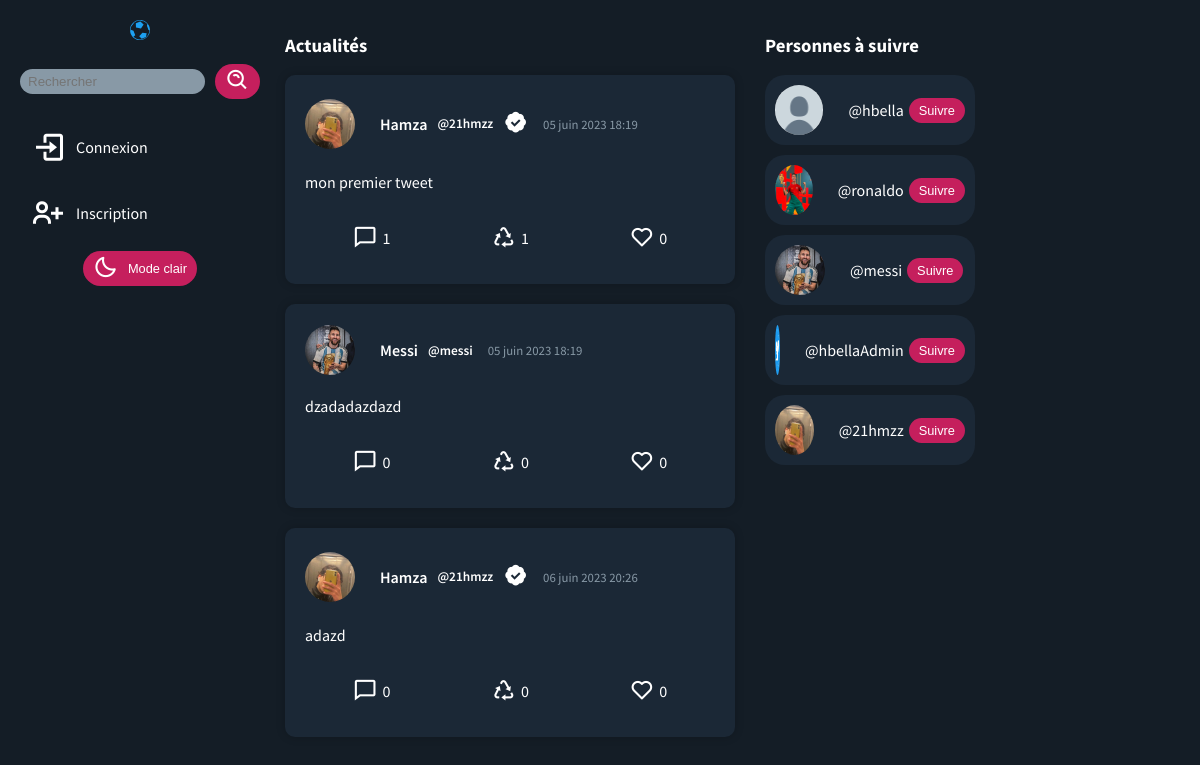
/, run on an earlier commit of the app's database.
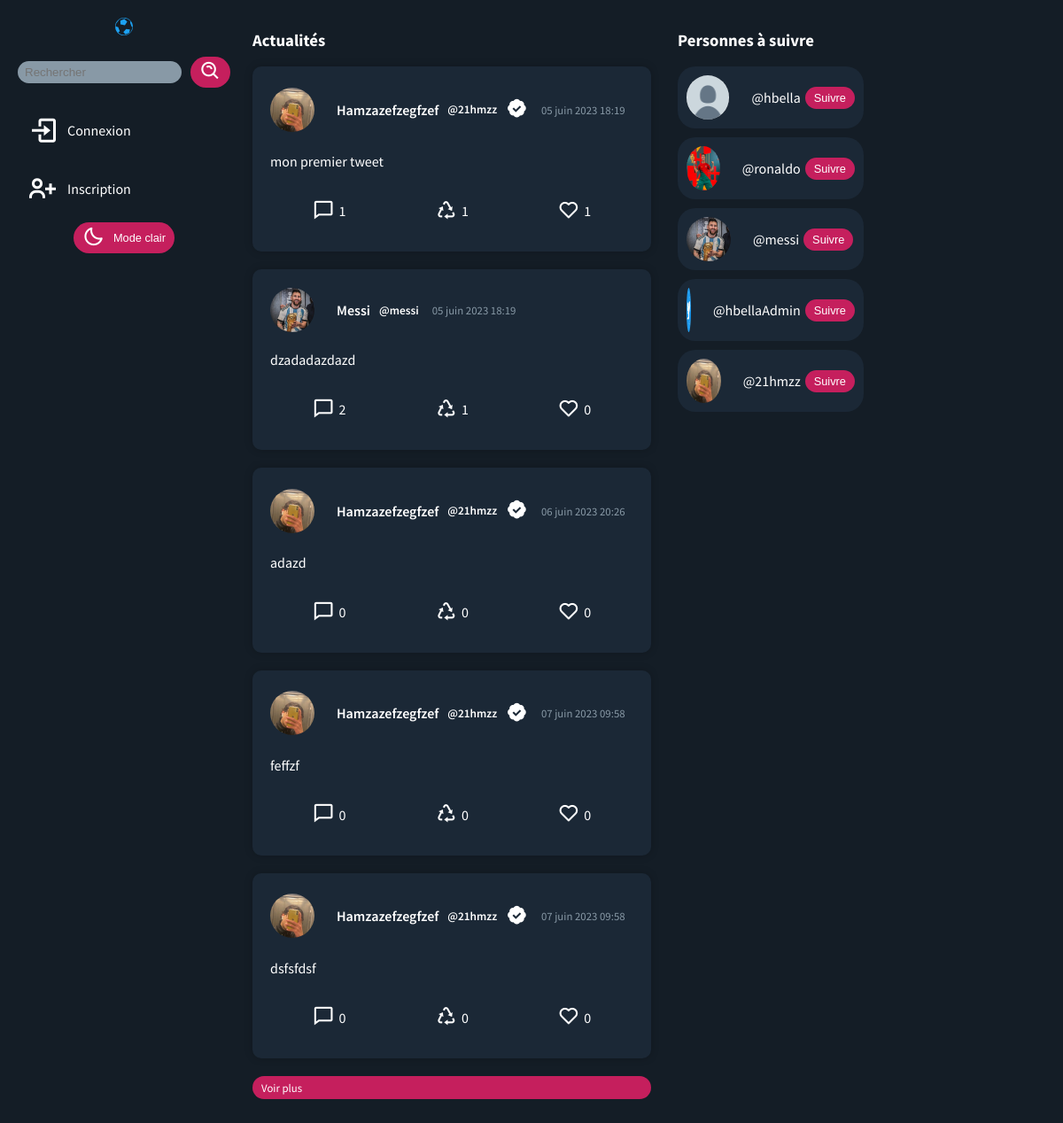
And on a later commit of the database.
### erttiwtFront/models.py (models this page shows, shortened)
class Twitt(models.Model):
    idTwitt = models.AutoField(primary_key=True)
    twitt = models.TextField(max_length=280,verbose_name="Quoi de neuf ?", help_text="280 caractères maximum")
    date = models.DateTimeField(auto_now_add=True)
    user = models.CharField(max_length=50)
    likes = models.IntegerField(default=0)
    retwitts = models.IntegerField(default=0)

### erttiwtFront/views.py (the view)
# urls.py: path('', views.index),
def index(request):
    color_theme = request.COOKIES.get('mode')
    if color_theme == None:
        color_theme = 'dark'
    commentsForm = CommentsForm()
    commentaires = Commentaire.objects.all()
    Twitts =  Twitt.objects.all()
    all_users = User.objects.exclude(id=request.user.id)
    for user in all_users:
        if userProfilPictures.objects.filter(user=user.id).exists():
            user.picture = userProfilPictures.objects.get(user=user.id).profilPicture
        if Abonnements.objects.filter(user=request.user.id,abonnement=user.id).exists():
            user.follow = True
        else:
            user.follow = False
    page = request.GET.get('page', 1)
    paginator = Paginator(all_users, 5)
    all_users = paginator.get_page(page)
    paginator = Paginator(Twitts, 5)
    current_user = request.user.id
    if userProfilPictures.objects.filter(user=current_user).exists():
        current_picture = userProfilPictures.objects.get(user=current_user)
    else:
        current_picture =  None
    user_follow = Abonnements.objects.filter(user=current_user)
    user_follower = Abonnements.objects.filter(abonnement=current_user)
    try:
        Twitts = paginator.page(page)
    except PageNotAnInteger:
        Twitts = paginator.page(1)
    except EmptyPage:
        Twitts = paginator.page(paginator.num_pages)
    twittForm = TwittForm()
    for twitt in Twitts:
        twitt.commentaires = Commentaire.objects.filter(twitt=twitt.idTwitt)
        for comment in twitt.commentaires:
            comment.username = User.objects.get(id=comment.user).username
            comment.first_name = User.objects.get(id=comment.user).first_name
            if userProfilPictures.objects.filter(user=comment.user).exists():
                comment.picture = userProfilPictures.objects.get(user=comment.user).profilPicture
        twitt.is_verified = User.objects.get(id=twitt.user).is_staff
        if userProfilPictures.objects.filter(user=twitt.user).exists():
            twitt.picture = userProfilPictures.objects.get(user=twitt.user).profilPicture
        if request.user.is_authenticated:
            if TweetLike.objects.filter(user=request.user,tweet=twitt).exists():
                twitt.likeParUser = True
            if TweetRetweet.objects.filter(user=request.user,tweet=twitt).exists():
                twitt.retweetParUser = True
        twitt.first_name = User.objects.get(id=twitt.user).first_name
        twitt.iduser = User.objects.get(id=twitt.user).id
        twitt.user = User.objects.get(id=twitt.user).username
    return render(request, 'erttiwtFront/index.html', {'commentaires':commentaires,'Tweets': Twitts, 'users': all_users,'twittForm':twittForm,'current_user':current_user,'user_follow':user_follow,'user_follower':user_follower,'current_picture':current_picture,'color_theme':color_theme,'commentsForm':commentsForm})

### erttiwtBack/forms.py
class TwittForm(ModelForm):
    class Meta:
        model = Twitt
        fields = ['twitt']
        widgets = {
            'twitt': Textarea(attrs={'placeholder':'Quoi de neuf ?'}),
        }

class CommentsForm(ModelForm):
    class Meta:
        model = Commentaire
        fields = ['commentaire']
        widgets = {
            'commentaire': Textarea(attrs={'placeholder':'Commentaire'}),
        }

### erttiwtFront/context_processors.py (called while the page is built)
def getColorTheme(request):
    return {'color_theme': request.COOKIES.get('mode', 'light')}

def getCurrentUser(request):
    return {'current_username': request.user}

def getProfilPicture(request):
    if request.user.is_authenticated:
        if userProfilPictures.objects.filter(user=request.user.id).exists():
            current_picture = userProfilPictures.objects.get(user=request.user.id)
        else:
            current_picture =  None
        return {'current_picturebase':current_picture}
    else:
        return {'current_picturebase':None}

### erttiwtFront/templates/erttiwtFront/index.html (shortened to what this page needs)
{% extends 'erttiwtFront/base.html' %} {% load static %}  {% block content %}
<div class="content">
  <div class="liste_tweet">
    <h3>Actualités</h3>
    <div class="infinite-container">
      {% for Tweet in Tweets %}
      <div class="infinite-item">
        <div class="tweet">
          <div class="tweet_header">
            <div style="display: flex; gap: 5px; align-items: center">
              {% if Tweet.picture %}
              <img src="{% get_media_prefix %}{{ Tweet.picture }}" alt="image de profil" class="profil_image" />
              {% else %}
              <img src="{% static 'erttiwtFront/img/defaut.jpg' %}" alt="image de profil" class="profil_image" />
              {% endif %}
              <p class="tweet_author" style="display: flex; align-items: center; gap: 10px;">
                <a class="linktoprofil" href="/profil/{{Tweet.user}}">
                  {{ Tweet.first_name }}
                </a>
                <small>@{{ Tweet.user }}</small>
                {% if Tweet.is_verified %}
                <i class='bx bxs-badge-check bx-sm'></i>
                {% endif %}
              </p>
              <p class="tweet_date">{{ Tweet.date|date:'d F Y' }} {{ Tweet.date|time:'H:i' }}</p>
            </div>
          </div>
          <div class="tweet_content">
            <p>{{ Tweet.twitt }}</p>
          </div>
          <div class="tweet_likes_retweets">
            <div id="{{ Tweet.idTwitt }}" class="comments">
              <i class="bx bx-comment bx-sm" id=""></i>
              <p>{{ Tweet.commentaires|length }}</p>
            </div>
            {% if user.is_authenticated %}
            <div id="{{ Tweet.idTwitt }}" class="retweet">
              {% if Tweet.retweetParUser == True %}
              <i class="bx bx-recycle bx-sm" style="color: green;"></i>
              {% else %}
              <i class="bx bx-recycle bx-sm"></i>
              {% endif %}
              <p>{{ Tweet.retwitts }}</p>
            </div>
            {% else %}
            <div>
              <i class="bx bx-recycle bx-sm"></i>
              <p>{{ Tweet.retwitts }}</p>
            </div>
            {% endif %}
            {% if user.is_authenticated %}
            <div id="{{ Tweet.idTwitt }}" class="like">
              {% if Tweet.likeParUser == True %}
              <i class="bx bxs-heart bx-sm"></i>
              {% else %}
              <i class="bx bx-heart bx-sm"></i>
              {% endif %}
              <p>{{ Tweet.likes }}</p>
            </div>
            {% else %}
            <div>
              <i class="bx bx-heart bx-sm"></i>
              <p>{{ Tweet.likes }}</p>
            </div>
            {% endif %}
          </div>
        </div>
      </div>
      {% endfor %}
    </div>
    {% if Tweets.has_next %}
    <a class="infinite-more-link voir_plus" href="?page={{ Tweets.next_page_number }}">Voir plus</a>
    {% endif %}
  </div>
  <div class="right_side">
    <div class="toFollow">
      <h3>Personnes à suivre</h3>
      {% for user in users %}
      {% if user.follow == False %}
      <div class="toFollow_user">
        {% if user.picture %}
        <img src="{% get_media_prefix %}{{ user.picture }}" alt="image de profil" class="profil_image" />
        {% else %}
        <img src="{% static 'erttiwtFront/img/defaut.jpg' %}" alt="image de profil" class="profil_image" />
        {% endif %}
        <a href="profil/{{user.username}}" class="tweet_author" style="color:white">@{{ user.username }}</a>
        <a href="follow/{{user.id}}">
          <button class="follow">Suivre</button>
        </a>
      </div>
      {% endif %}
      {% endfor %}
    </div>
  </div>
  {% endblock %}

What changed in the data, as far as the page shows it:
changed Twitt "mon premier tweet": first_name "Hamza" → "Hamzazefzegfzef"; likes "0" → "1"
changed Twitt "dzadadazdazd": commentaires|length "0" → "2"; retwitts "0" → "1"
changed through a linked row, Twitt "adazd": first_name "Hamza" → "Hamzazefzegfzef"
added Twitt: first_name "Hamzazefzegfzef", user "21hmzz", date "07 juin 2023", date "09:58", twitt "feffzf", commentaires|length "0", retwitts "0", likes "0"
added Twitt: first_name "Hamzazefzegfzef", user "21hmzz", date "07 juin 2023", date "09:58", twitt "dsfsfdsf", commentaires|length "0", retwitts "0", likes "0"
Also different on the page:
text now shown: "Voir plus"
